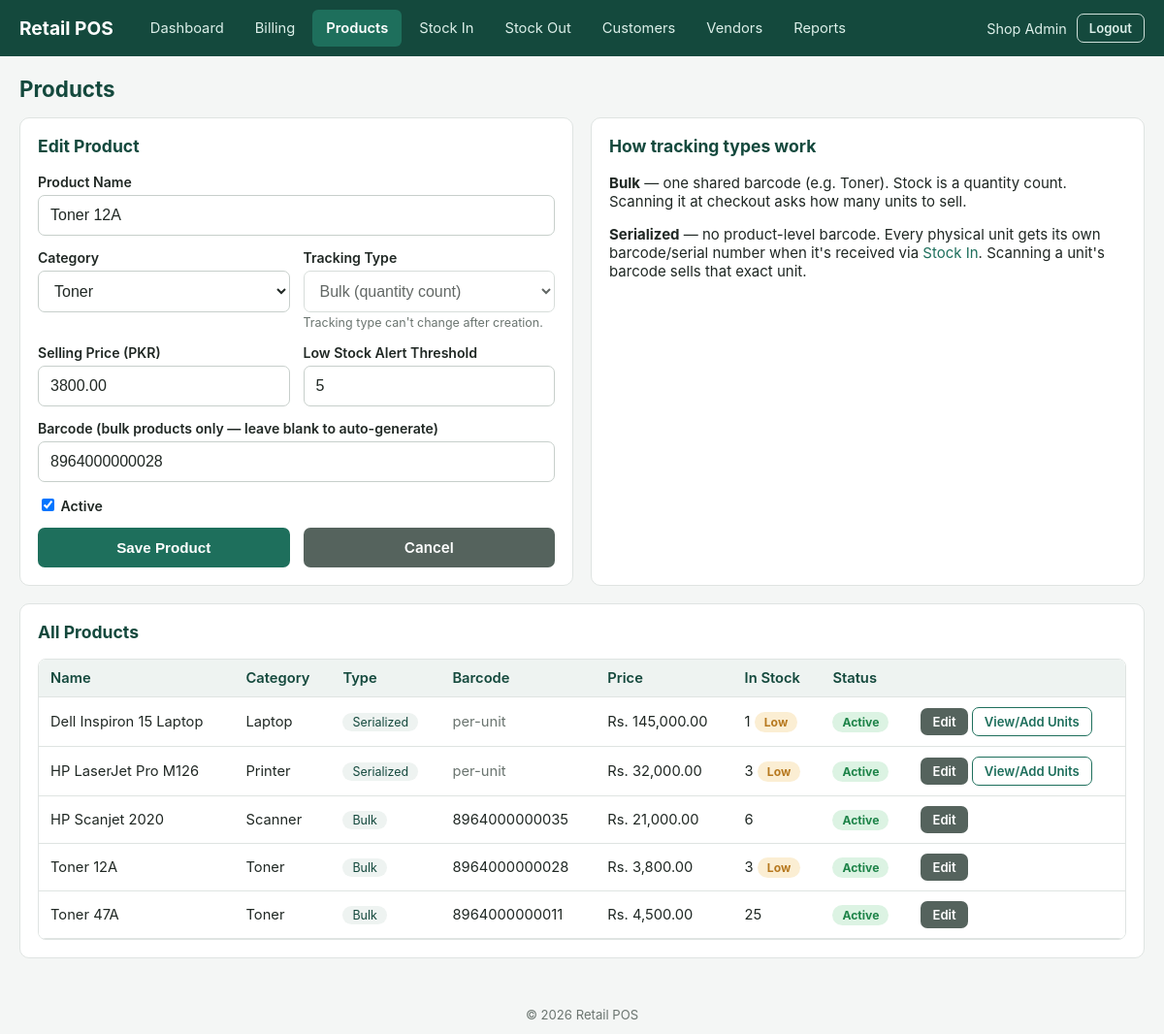
The page /products.php?edit=2 (signed in) on the database its author committed.
### tables this page shows
CREATE TABLE products (
    id                  INT AUTO_INCREMENT PRIMARY KEY,
    name                VARCHAR(150) NOT NULL,
    category            VARCHAR(50) NOT NULL DEFAULT 'other',
    tracking_type       ENUM('bulk','serialized') NOT NULL,
    barcode             VARCHAR(64) NULL UNIQUE,
    unit_price          DECIMAL(12,2) NOT NULL DEFAULT 0,
    stock_qty           INT NOT NULL DEFAULT 0,
    low_stock_threshold INT NOT NULL DEFAULT 5,
    is_active           TINYINT(1) NOT NULL DEFAULT 1,
    created_at          TIMESTAMP NOT NULL DEFAULT CURRENT_TIMESTAMP,
    updated_at          TIMESTAMP NOT NULL DEFAULT CURRENT_TIMESTAMP ON UPDATE CURRENT_TIMESTAMP
);

### includes/functions.php (called while the page is built, shortened)
<?php
function money($amount): string
{
    return APP_CURRENCY_SYMBOL . ' ' . number_format((float) $amount, 2);
}
function h($str): string
{
    return htmlspecialchars((string) $str, ENT_QUOTES, 'UTF-8');
}

### products.php (the view, shortened to what this page needs)
<?php
require_once __DIR__ . '/includes/db.php';
require_once __DIR__ . '/includes/functions.php';
$editProduct = null;
if (!empty($_GET['edit'])) {
    $stmt = $pdo->prepare('SELECT * FROM products WHERE id = ?');
    $stmt->execute([(int) $_GET['edit']]);
    $editProduct = $stmt->fetch();
}
$products = $pdo->query("SELECT * FROM products ORDER BY is_active DESC, name ASC")->fetchAll();
$serialCounts = $pdo->query("SELECT product_id, COUNT(*) AS c FROM serial_numbers WHERE status='in_stock' GROUP BY product_id")
    ->fetchAll(PDO::FETCH_KEY_PAIR);
require __DIR__ . '/includes/header.php';
?>
<div class="grid grid-2">
  <div class="card">
    <h3><?= $editProduct ? 'Edit Product' : 'Add Product' ?></h3>
    <form method="post" action="product_save.php">
      <div class="form-group">
        <label>Product Name</label>
        <input type="text" name="name" required value="<?= h($editProduct['name'] ?? '') ?>">
      </div>
      <div class="form-row">
        <div class="form-group">
          <label>Category</label>
          <select name="category">
            <?php foreach (['toner', 'printer', 'laptop', 'scanner', 'other'] as $cat): ?>
              <option value="<?= $cat ?>" <?= (($editProduct['category'] ?? '') === $cat) ? 'selected' : '' ?>><?= ucfirst($cat) ?></option>
            <?php endforeach; ?>
          </select>
        </div>
        <div class="form-group">
          <label>Tracking Type</label>
          <select name="tracking_type" id="trackingType" <?= $editProduct ? 'disabled' : '' ?> required>
            <option value="bulk" <?= (($editProduct['tracking_type'] ?? '') === 'bulk') ? 'selected' : '' ?>>Bulk (quantity count)</option>
          </select>
          <?php if ($editProduct): ?>
            <small class="text-muted">Tracking type can't change after creation.</small>
          <?php endif; ?>
        </div>
      </div>
      <div class="form-row">
        <div class="form-group">
          <label>Selling Price (PKR)</label>
          <input type="number" step="0.01" min="0" name="unit_price" required value="<?= h($editProduct['unit_price'] ?? '') ?>">
        </div>
        <div class="form-group">
          <label>Low Stock Alert Threshold</label>
          <input type="number" min="0" name="low_stock_threshold" value="<?= h($editProduct['low_stock_threshold'] ?? 5) ?>">
        </div>
      </div>
      <div class="form-group" id="barcodeGroup">
        <label>Barcode (bulk products only &mdash; leave blank to auto-generate)</label>
        <input type="text" name="barcode" value="<?= h($editProduct['barcode'] ?? '') ?>" placeholder="Scan or type barcode">
      </div>
      <div class="form-group">
        <label><input type="checkbox" name="is_active" <?= (!$editProduct || $editProduct['is_active']) ? 'checked' : '' ?> style="width:auto;"> Active</label>
      </div>
      <div class="form-row">
        <button type="submit" class="btn">Save Product</button>
        <?php if ($editProduct): ?><a href="products.php" class="btn btn-secondary">Cancel</a><?php endif; ?>
      </div>
    </form>
  </div>
  <div class="card">
    <h3>How tracking types work</h3>
    <p><strong>Bulk</strong> &mdash; one shared barcode (e.g. Toner). Stock is a quantity count. Scanning it at checkout asks how many units to sell.</p>
    <p><strong>Serialized</strong> &mdash; no product-level barcode. Every physical unit gets its own barcode/serial number when it's received via <a href="stock_in.php">Stock In</a>. Scanning a unit's barcode sells that exact unit.</p>
  </div>
</div>
<div class="card">
  <h3>All Products</h3>
  <div class="table-wrap">
    <table>
      <thead>
        <tr><th>Name</th><th>Category</th><th>Type</th><th>Barcode</th><th>Price</th><th>In Stock</th><th>Status</th><th></th></tr>
      </thead>
      <tbody>
      <?php foreach ($products as $p): ?>
        <?php
          $stock = $p['tracking_type'] === 'bulk' ? (int) $p['stock_qty'] : (int) ($serialCounts[$p['id']] ?? 0);
          $low = $stock <= (int) $p['low_stock_threshold'];
        ?>
        <tr>
          <td><?= h($p['name']) ?></td>
          <td><?= h(ucfirst($p['category'])) ?></td>
          <td><span class="tag-pill"><?= $p['tracking_type'] === 'bulk' ? 'Bulk' : 'Serialized' ?></span></td>
          <td><?= $p['tracking_type'] === 'bulk' ? h($p['barcode']) : '<span class="text-muted">per-unit</span>' ?></td>
          <td><?= money($p['unit_price']) ?></td>
          <td><?= $stock ?> <?= $low ? '<span class="badge badge-warning">Low</span>' : '' ?></td>
          <td><?= $p['is_active'] ? '<span class="badge badge-success">Active</span>' : '<span class="badge">Inactive</span>' ?></td>
          <td>
            <a href="products.php?edit=<?= (int) $p['id'] ?>" class="btn btn-small btn-secondary">Edit</a>
            <?php if ($p['tracking_type'] === 'serialized'): ?>
              <a href="stock_in.php?product=<?= (int) $p['id'] ?>&type=serialized" class="btn btn-small btn-outline" style="color:var(--primary);border-color:var(--primary);">View/Add Units</a>
            <?php endif; ?>
          </td>
        </tr>
      <?php endforeach; ?>
      </tbody>
    </table>
  </div>
</div>
<?php require __DIR__ . '/includes/footer.php'; ?>

### assets/css/style.css (style rules this page uses)
:root { --primary: #1e6f5c; --primary-dark: #14493d; --accent: #e8a33d; --danger: #c0392b; --success: #1e8449; --warning: #b7791f; --bg: #f4f6f5; --card-bg: #ffffff; --border: #dfe4e2; --text: #202824; --text-muted: #6b7570; }
* { box-sizing: border-box; }
body { margin: 0; font-family: -apple-system, "Segoe UI", Roboto, Arial, sans-serif; background: var(--bg); color: var(--text); font-size: 15px; }
a { color: var(--primary); text-decoration: none; }
.card { background: var(--card-bg); border: 1px solid var(--border); border-radius: 10px; padding: 18px; margin-bottom: 18px; }
.card h2, .card h3 { margin-top: 0; color: var(--primary-dark); }
.grid { display: grid; gap: 18px; }
.grid-2 { grid-template-columns: 1fr 1fr; }
table { width: 100%; border-collapse: collapse; background: var(--card-bg); }
th, td { padding: 10px 12px; border-bottom: 1px solid var(--border); text-align: left; font-size: 0.92rem; }
th { background: #eef3f1; color: var(--primary-dark); font-weight: 600; }
.table-wrap { overflow-x: auto; border: 1px solid var(--border); border-radius: 8px; }
.table-wrap table { border: none; border-radius: 0; }
.form-group { margin-bottom: 14px; }
.form-group label { display: block; margin-bottom: 5px; font-weight: 600; font-size: 0.88rem; color: var(--text); }
input[type=text], input[type=number], input[type=password], input[type=date], input[type=tel], input[type=search], select, textarea { width: 100%; padding: 11px 12px; border: 1px solid #c7cfcb; border-radius: 7px; font-size: 1rem; background: #fff; color: var(--text); }
.form-row { display: flex; gap: 14px; flex-wrap: wrap; }
.form-row > * { flex: 1; min-width: 160px; }
.btn { display: inline-block; padding: 11px 18px; border-radius: 7px; border: none; background: var(--primary); color: #fff; font-size: 0.95rem; font-weight: 600; cursor: pointer; text-align: center; }
.btn-outline { background: transparent; border: 1px solid #cfe0da; color: #dcefe9; }
.btn-secondary { background: #55635d; }
.btn-small { padding: 6px 12px; font-size: 0.82rem; }
.badge { display: inline-block; padding: 3px 10px; border-radius: 20px; font-size: 0.76rem; font-weight: 700; background: #e4e9e7; color: #444; }
.badge-success { background: #dcf3e3; color: var(--success); }
.badge-warning { background: #fbeed3; color: var(--warning); }
.text-muted { color: var(--text-muted); }
.tag-pill { display: inline-block; background: #eef3f1; padding: 2px 10px; border-radius: 20px; font-size: 0.78rem; color: var(--primary-dark); }

### rows shown on the page
products: name "Toner 12A", category "Toner", tracking_type "Bulk (quantity count)", unit_price "3800.00", low_stock_threshold "5", barcode "8964000000028", is_active "☑", unit_price "Rs. 3,800.00", stock_qty "3", shows "Low", shows "Active"
products: name "Dell Inspiron 15 Laptop", category "Laptop", shows "Serialized", shows "per-unit", unit_price "Rs. 145,000.00", stock "1", low_stock_threshold "Low", is_active "Active"
products: name "HP LaserJet Pro M126", category "Printer", shows "Serialized", shows "per-unit", unit_price "Rs. 32,000.00", stock "3", low_stock_threshold "Low", is_active "Active"
products: name "HP Scanjet 2020", category "Scanner", tracking_type "Bulk", barcode "8964000000035", unit_price "Rs. 21,000.00", stock_qty "6", is_active "Active"
products: name "Toner 47A", category "Toner", tracking_type "Bulk", barcode "8964000000011", unit_price "Rs. 4,500.00", stock_qty "25", is_active "Active"

### other values the page prints
APP_NAME "Retail POS"
$label "Dashboard"
$label "Billing"
$label "Products"
$label "Stock In"
$label "Stock Out"
$label "Customers"
$label "Vendors"
$label "Reports"
current_user_name() "Shop Admin"
$pageTitle "Products"
